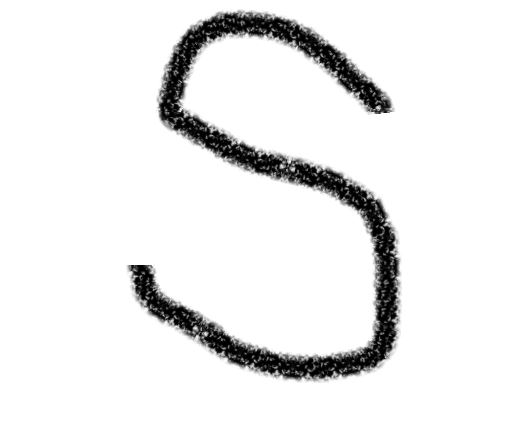
#> input picture origin2.JPG, 523 x 432 px, found by its file name
$ python a.py
#> lines starting #> are read from the running program, lines starting #| are printed output that depends on the picture; after the words box and inside, x2 and y2 are one past the last pixel; in counts of white or black regions, pixels touching at a corner belong together
#> in main, img is the input picture: shape (432, 523); min 0, max 255, mean 235.2
import cv2
import numpy as np
from numba import jit
from logging import getLogger

def makeMG(_img, _N):
#> called with _N = 8
    res = np.zeros((_img.shape[0], _img.shape[1]))
    res.fill(255)
#> res: shape (432, 523) float64; every value is 255

    q_bit = _N // 2
    halfpitch = _N // 2
    br_div = 256 // q_bit

    for j in range(0, res.shape[0], _N):
        for i in range(0, res.shape[1], _N):
            br = _img[j][i]

            pos = br // br_div
            for l in range(_N):
                for k in range(halfpitch):
                    if j + l >= _img.shape[0] or i + pos + k >= _img.shape[1]:
                        break
                    res[j + l][i + pos + k] = 0
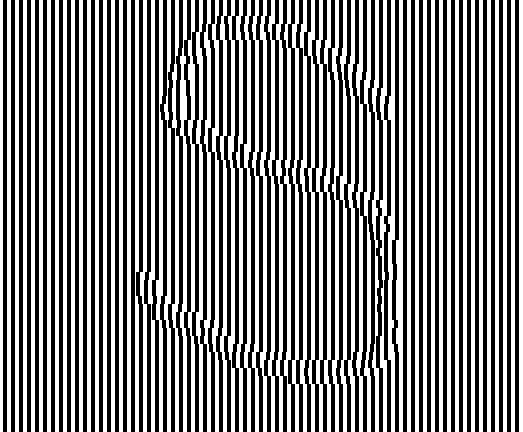
#> res: shape (432, 523) float64; 50.3% white; 65 black regions, largest, box (x1, y1, x2, y2) and area: (3, 0, 7, 432) 1728, (11, 0, 15, 432) 1728, (19, 0, 23, 432) 1728

    return res

def makeRefMG(_img,_N):
#> called with _N = 8
    res = np.zeros((_img.shape[0], _img.shape[1], 4))
    res.fill(255)
#> res: shape (432, 523, 4) float64; every value is 255

    halfpitch = _N // 2

    for j in range(res.shape[0]):
        white = False
        for i in range(0, res.shape[1], halfpitch):
            if white:
                for k in range(halfpitch):
                    if i + k >= res.shape[1]:
                        break
                    res[j][i + k] = [255, 255, 255, 0]
                    white = False
            else:
                for k in range(halfpitch):
                    if i + k >= res.shape[1]:
                        break
                    res[j][i + k] = [0, 0, 0, 255]
                    white = True
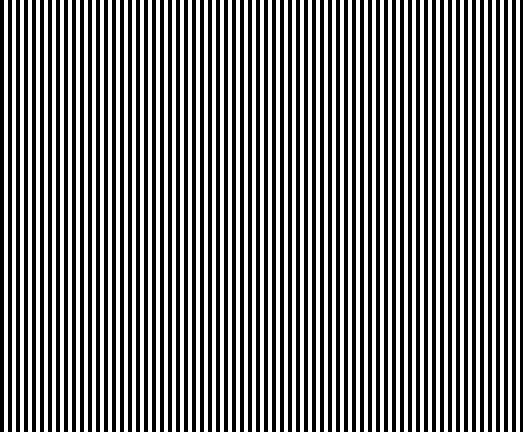
#> res: shape (432, 523, 4) float64; mean of channels 0, 1, 2, 3 126.8, 126.8, 126.8, 128.2; drawn as B, G, R
    return res

def main():
    fn = "origin2.jpg"
    img = cv2.imread(fn, 0)
    N = 8

    moire_img = makeMG(img, N)
    ref_img = makeRefMG(img, N)

    cv2.imwrite("./test2.png", moire_img)
    cv2.imwrite("./ref2.png", ref_img)

if __name__=="__main__":
    main()
